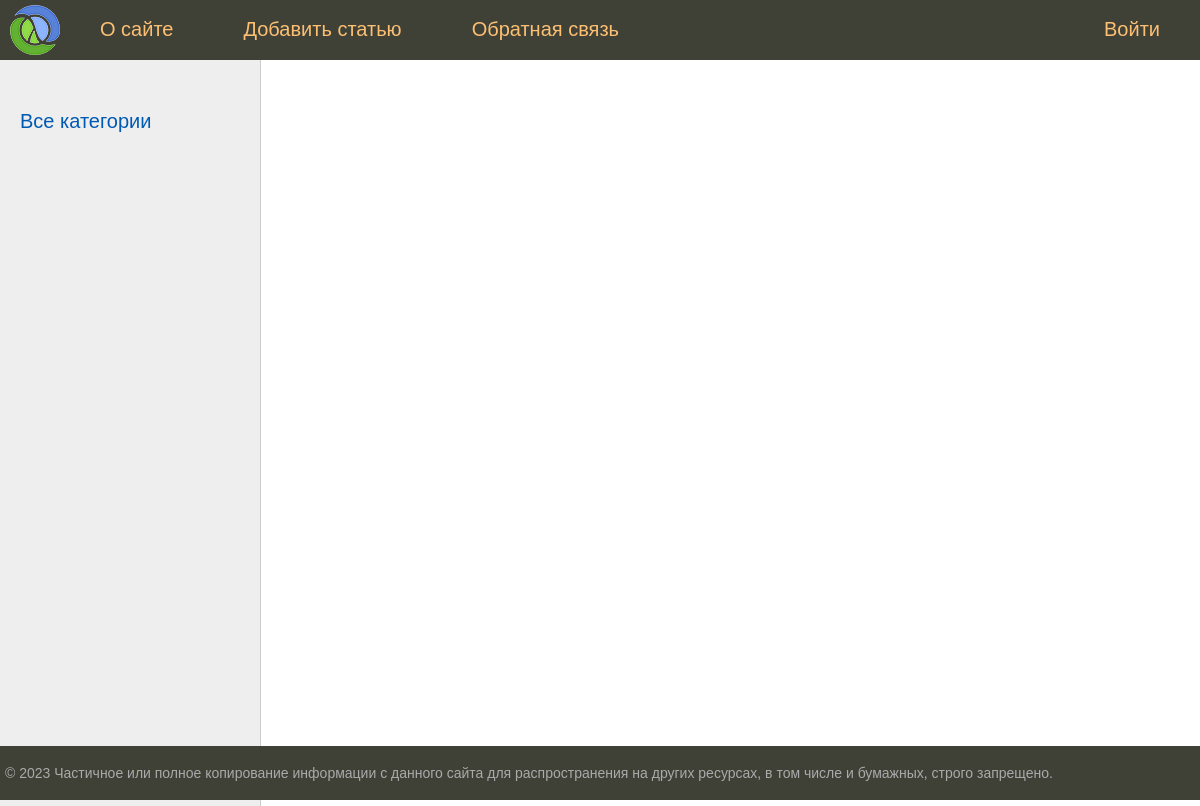
The app's page /, older data.
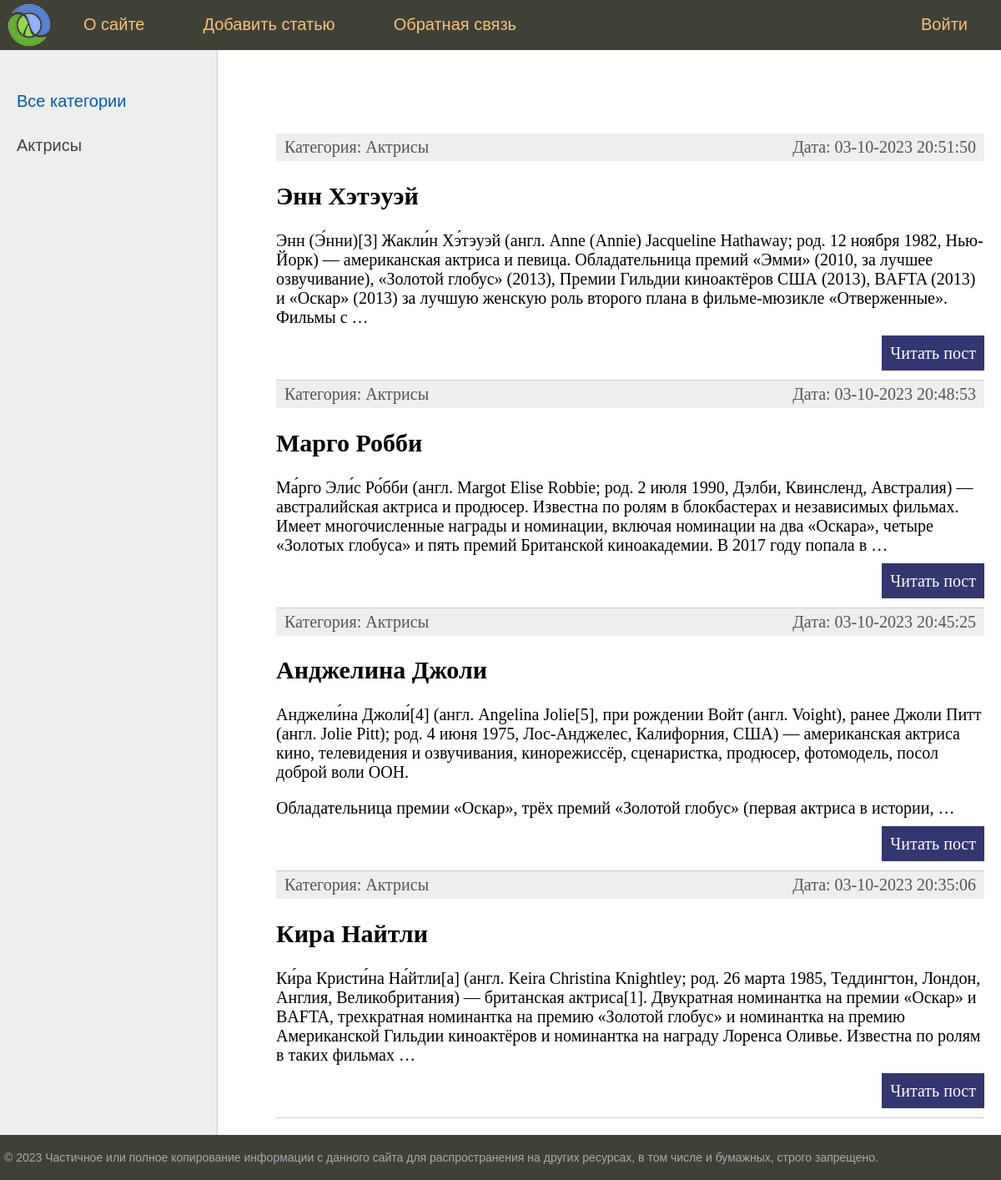
The same page, newer data.
### women/models.py (models this page shows, shortened)
class Category(models.Model):
    name = models.CharField(max_length=100, db_index=True)
    slug = models.SlugField(max_length=255, unique=True, db_index=True)
    def get_absolute_url(self):
        return reverse('category', kwargs={'cat_slug': self.slug})

class Women(models.Model):
    class Status(models.IntegerChoices):
        DRAFT = 0, 'Черновик'
        PUBLISHED = 1, 'Опубликовано'
    title = models.CharField(max_length=255)
    slug = models.SlugField(max_length=255, unique=True, db_index=True)
    content = models.TextField(blank=True)
    time_create = models.DateTimeField(auto_now_add=True)
    time_update = models.DateTimeField(auto_now=True)
    is_published = models.BooleanField(choices=Status.choices, default=Status.PUBLISHED)
    cat = models.ForeignKey('Category', on_delete=PROTECT, related_name='posts')
    tags = models.ManyToManyField('TagPost', blank=True, related_name='tags')
    husband = models.OneToOneField('Husband', on_delete=models.SET_NULL, null=True, blank=True, related_name='woman')
    objects = models.Manager()
    published = PublishedManager()
    class Meta:
        ordering = ['-time_create']
        indexes = [
            models.Index(fields=['-time_create'])
        ]
    def get_absolute_url(self):
        return reverse('post', kwargs={'post_slug': self.slug})

### women/views.py (the view)
# urls.py: path('', views.index, name='home'),
def index(request):
    posts = Women.published.all().select_related('cat')
    data = {
        'title': 'Главная страница',
        'menu': menu,
        'posts': posts,
        'cat_selected': 0,
    }
    return render(request, 'women/index.html', context=data)

### women/models.py (called while the page is built)
    def get_queryset(self):
        return super().get_queryset().filter(is_published=Women.Status.PUBLISHED)

### women/templatetags/women_tags.py (called while the page is built)
@register.inclusion_tag('women/list_categories.html')
def show_categories(cat_selected=0):
    cats = Category.objects.annotate(total=Count("posts")).filter(total__gt=0)
    return {'cats': cats, 'cat_selected': cat_selected}

@register.inclusion_tag('women/list_tags.html')
def show_all_tags():
    tags = TagPost.objects.annotate(total=Count("tags")).filter(total__gt=0)
    return {'tags': tags}

### women/templates/women/index.html (shortened to what this page needs)
{% extends 'base.html' %}
{% block content %}
<ul class="list-articles">
	{% for p in posts %}
			<li><div class="article-panel">
				<p class="first">Категория: {{ p.cat.name }}</p>
				<p class="last">Дата: {{ p.time_update|date:"d-m-Y H:i:s" }}</p>
			</div>
				<h2>{{p.title}}</h2>
	{% autoescape off %}
	{{ p.content|linebreaks|truncatewords:50 }}
	{% endautoescape %}
			<p class="link-read-post"><a href="{{ p.get_absolute_url }}">Читать пост</a></p>
			</li>
	{% endfor %}
</ul>
{% endblock %}

### women/templates/women/list_categories.html
{% for cat in cats %}
{% if cat.id == cat_selected %}
<li class="selected">{{ cat.name }}</li>
{% else %}
<li><a href="{{ cat.get_absolute_url }}">{{ cat.name }}</a> </li>
{% endif %}
{% endfor %}

Row changes from the older to the newer data that the page shows:
added Category: name "Актрисы"
now on this page (row edited): Women: cat.name "Актрисы", time_update "03-10-2023 20:51:50", title "Энн Хэтэуэй", content "Энн (Э́нни)[3] Жакли́н Хэ́тэуэй (англ. Anne (Annie) Jacqueline Hathaway; род. 12 ноября 1982, Нью-Йорк) — американская актриса и певица. Обладательница премий «Эмми» (2010, за лучшее озвучивание), «Золотой глобус» (2013), Премии Гильдии киноактёров США (2013), BAFTA (2013) и «Оскар» (2013) за лучшую женскую роль второго плана в фильме-мюзикле «Отверженные». Фильмы с …"
now on this page (row edited): Women: cat.name "Актрисы", time_update "03-10-2023 20:48:53", title "Марго Робби", content "Ма́рго Эли́с Ро́бби (англ. Margot Elise Robbie; род. 2 июля 1990, Дэлби, Квинсленд, Австралия) — австралийская актриса и продюсер. Известна по ролям в блокбастерах и независимых фильмах. Имеет многочисленные награды и номинации, включая номинации на два «Оскара», четыре «Золотых глобуса» и пять премий Британской киноакадемии. В 2017 году попала в …"
now on this page (row edited): Women: cat.name "Актрисы", time_update "03-10-2023 20:45:25", title "Анджелина Джоли", content "Анджели́на Джоли́[4] (англ. Angelina Jolie[5], при рождении Войт (англ. Voight), ранее Джоли Питт (англ. Jolie Pitt); род. 4 июня 1975, Лос-Анджелес, Калифорния, США) — американская актриса кино, телевидения и озвучивания, кинорежиссёр, сценаристка, продюсер, фотомодель, посол доброй воли ООН. Обладательница премии «Оскар», трёх премий «Золотой глобус» (первая актриса в истории, …"
now on this page (row edited): Women: cat.name "Актрисы", time_update "03-10-2023 20:35:06", title "Кира Найтли", content "Ки́ра Кристи́на На́йтли[a] (англ. Keira Christina Knightley; род. 26 марта 1985, Теддингтон, Лондон, Англия, Великобритания) — британская актриса[1]. Двукратная номинантка на премии «Оскар» и BAFTA, трехкратная номинантка на премию «Золотой глобус» и номинантка на премию Американской Гильдии киноактёров и номинантка на награду Лоренса Оливье. Известна по ролям в таких фильмах …"
